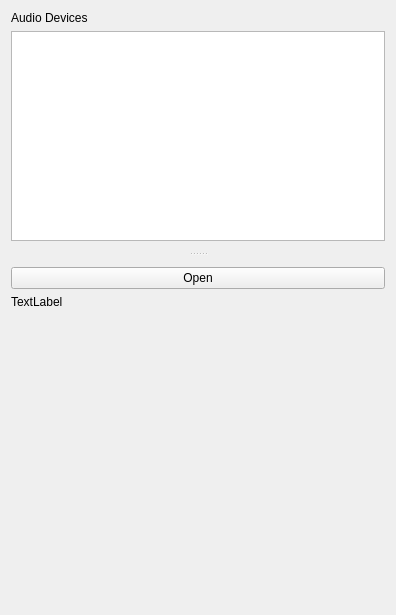
<?xml version="1.0" encoding="UTF-8"?>
<ui version="4.0">
 <class>MainWindow</class>
 <widget class="QMainWindow" name="MainWindow">
  <property name="geometry">
   <rect>
    <x>0</x>
    <y>0</y>
    <width>396</width>
    <height>615</height>
   </rect>
  </property>
  <property name="windowTitle">
   <string>MainWindow</string>
  </property>
  <widget class="QWidget" name="centralWidget">
   <layout class="QGridLayout" name="gridLayout">
    <property name="leftMargin">
     <number>0</number>
    </property>
    <property name="topMargin">
     <number>0</number>
    </property>
    <property name="rightMargin">
     <number>0</number>
    </property>
    <property name="bottomMargin">
     <number>0</number>
    </property>
    <item row="0" column="0">
     <widget class="QWidget" name="widget" native="true">
      <layout class="QGridLayout" name="gridLayout_2">
       <property name="leftMargin">
        <number>0</number>
       </property>
       <property name="topMargin">
        <number>0</number>
       </property>
       <property name="rightMargin">
        <number>0</number>
       </property>
       <property name="bottomMargin">
        <number>0</number>
       </property>
       <item row="0" column="0">
        <widget class="QSplitter" name="splitter">
         <property name="orientation">
          <enum>Qt::Vertical</enum>
         </property>
         <widget class="QWidget" name="deviceListWidget" native="true">
          <property name="minimumSize">
           <size>
            <width>0</width>
            <height>0</height>
           </size>
          </property>
          <layout class="QGridLayout" name="gridLayout_4">
           <item row="0" column="0">
            <widget class="QLabel" name="label">
             <property name="text">
              <string>Audio Devices</string>
             </property>
            </widget>
           </item>
           <item row="1" column="0">
            <widget class="QListView" name="deviceListView">
             <property name="minimumSize">
              <size>
               <width>0</width>
               <height>0</height>
              </size>
             </property>
             <property name="maximumSize">
              <size>
               <width>16777215</width>
               <height>16777215</height>
              </size>
             </property>
            </widget>
           </item>
          </layout>
         </widget>
         <widget class="QWidget" name="devicePropsWidget" native="true">
          <property name="minimumSize">
           <size>
            <width>0</width>
            <height>0</height>
           </size>
          </property>
          <layout class="QGridLayout" name="gridLayout_3">
           <item row="0" column="0">
            <widget class="QPushButton" name="openDeviceButton">
             <property name="text">
              <string>Open</string>
             </property>
            </widget>
           </item>
           <item row="1" column="0">
            <widget class="QLabel" name="audioDeviceInfoLabel">
             <property name="sizePolicy">
              <sizepolicy hsizetype="Expanding" vsizetype="Preferred">
               <horstretch>0</horstretch>
               <verstretch>0</verstretch>
              </sizepolicy>
             </property>
             <property name="text">
              <string>TextLabel</string>
             </property>
             <property name="alignment">
              <set>Qt::AlignLeading|Qt::AlignLeft|Qt::AlignTop</set>
             </property>
             <property name="wordWrap">
              <bool>true</bool>
             </property>
            </widget>
           </item>
           <item row="2" column="0">
            <spacer name="verticalSpacer">
             <property name="orientation">
              <enum>Qt::Vertical</enum>
             </property>
             <property name="sizeHint" stdset="0">
              <size>
               <width>20</width>
               <height>270</height>
              </size>
             </property>
            </spacer>
           </item>
          </layout>
         </widget>
        </widget>
       </item>
      </layout>
     </widget>
    </item>
   </layout>
  </widget>
  <widget class="QMenuBar" name="menuBar">
   <property name="geometry">
    <rect>
     <x>0</x>
     <y>0</y>
     <width>396</width>
     <height>22</height>
    </rect>
   </property>
  </widget>
 </widget>
 <layoutdefault spacing="6" margin="11"/>
 <resources/>
 <connections/>
</ui>
